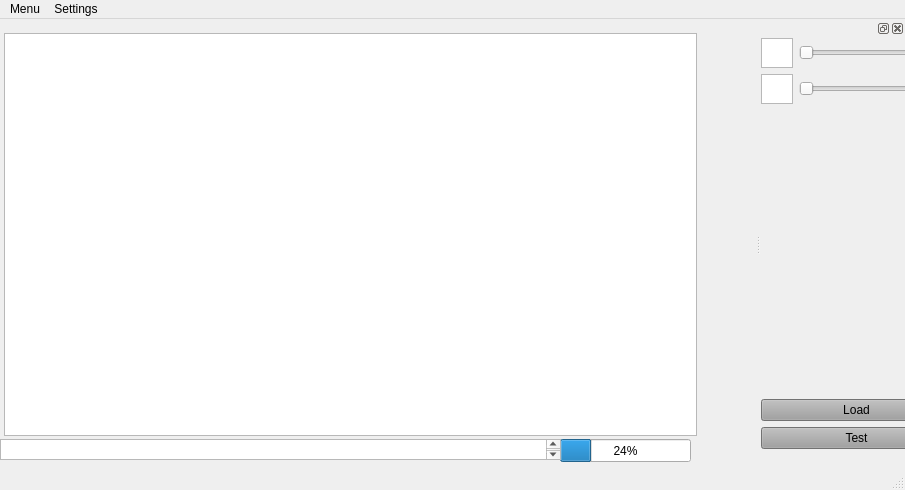
<?xml version="1.0" encoding="UTF-8"?>
<ui version="4.0">
 <class>myMainWindow</class>
 <widget class="QMainWindow" name="myMainWindow">
  <property name="geometry">
   <rect>
    <x>0</x>
    <y>0</y>
    <width>905</width>
    <height>490</height>
   </rect>
  </property>
  <property name="windowTitle">
   <string>myMainWindow</string>
  </property>
  <widget class="QWidget" name="centralwidget">
   <property name="enabled">
    <bool>true</bool>
   </property>
   <widget class="QWidget" name="horizontalLayoutWidget">
    <property name="geometry">
     <rect>
      <x>0</x>
      <y>10</y>
      <width>701</width>
      <height>411</height>
     </rect>
    </property>
    <layout class="QHBoxLayout" name="horizontalLayout">
     <property name="sizeConstraint">
      <enum>QLayout::SetDefaultConstraint</enum>
     </property>
     <property name="margin">
      <number>4</number>
     </property>
     <item>
      <widget class="QTableView" name="tableView"/>
     </item>
    </layout>
   </widget>
   <widget class="QProgressBar" name="progressBar">
    <property name="geometry">
     <rect>
      <x>560</x>
      <y>420</y>
      <width>131</width>
      <height>23</height>
     </rect>
    </property>
    <property name="value">
     <number>24</number>
    </property>
   </widget>
   <widget class="QTextBrowser" name="textBrowser">
    <property name="geometry">
     <rect>
      <x>0</x>
      <y>420</y>
      <width>561</width>
      <height>21</height>
     </rect>
    </property>
   </widget>
  </widget>
  <widget class="QMenuBar" name="menubar">
   <property name="geometry">
    <rect>
     <x>0</x>
     <y>0</y>
     <width>905</width>
     <height>25</height>
    </rect>
   </property>
   <widget class="QMenu" name="menuMenu">
    <property name="title">
     <string>Menu</string>
    </property>
   </widget>
   <widget class="QMenu" name="menuSettings">
    <property name="title">
     <string>Settings</string>
    </property>
   </widget>
   <addaction name="menuMenu"/>
   <addaction name="menuSettings"/>
  </widget>
  <widget class="QStatusBar" name="statusbar"/>
  <widget class="QDockWidget" name="dockWidget_2">
   <property name="sizePolicy">
    <sizepolicy hsizetype="Maximum" vsizetype="Maximum">
     <horstretch>0</horstretch>
     <verstretch>0</verstretch>
    </sizepolicy>
   </property>
   <property name="minimumSize">
    <size>
     <width>144</width>
     <height>39</height>
    </size>
   </property>
   <attribute name="dockWidgetArea">
    <number>2</number>
   </attribute>
   <widget class="QWidget" name="dockWidgetContents_2">
    <property name="sizePolicy">
     <sizepolicy hsizetype="Preferred" vsizetype="Preferred">
      <horstretch>0</horstretch>
      <verstretch>0</verstretch>
     </sizepolicy>
    </property>
    <widget class="QWidget" name="verticalLayoutWidget">
     <property name="geometry">
      <rect>
       <x>0</x>
       <y>0</y>
       <width>191</width>
       <height>411</height>
      </rect>
     </property>
     <layout class="QVBoxLayout" name="verticalLayout">
      <property name="sizeConstraint">
       <enum>QLayout::SetDefaultConstraint</enum>
      </property>
      <item>
       <layout class="QHBoxLayout" name="horizontalLayout_2" stretch="0,0">
        <item>
         <widget class="QTextEdit" name="firstTextEdit">
          <property name="sizePolicy">
           <sizepolicy hsizetype="Preferred" vsizetype="Preferred">
            <horstretch>0</horstretch>
            <verstretch>0</verstretch>
           </sizepolicy>
          </property>
          <property name="maximumSize">
           <size>
            <width>32</width>
            <height>30</height>
           </size>
          </property>
         </widget>
        </item>
        <item>
         <widget class="QSlider" name="horizontalSlider">
          <property name="sizePolicy">
           <sizepolicy hsizetype="Preferred" vsizetype="Preferred">
            <horstretch>0</horstretch>
            <verstretch>0</verstretch>
           </sizepolicy>
          </property>
          <property name="maximumSize">
           <size>
            <width>16777215</width>
            <height>24</height>
           </size>
          </property>
          <property name="baseSize">
           <size>
            <width>64</width>
            <height>18</height>
           </size>
          </property>
          <property name="orientation">
           <enum>Qt::Horizontal</enum>
          </property>
         </widget>
        </item>
       </layout>
      </item>
      <item>
       <layout class="QHBoxLayout" name="horizontalLayout_4" stretch="0,0">
        <item>
         <widget class="QTextEdit" name="secondTextEdit">
          <property name="sizePolicy">
           <sizepolicy hsizetype="Preferred" vsizetype="Preferred">
            <horstretch>0</horstretch>
            <verstretch>0</verstretch>
           </sizepolicy>
          </property>
          <property name="maximumSize">
           <size>
            <width>32</width>
            <height>30</height>
           </size>
          </property>
         </widget>
        </item>
        <item>
         <widget class="QSlider" name="horizontalSlider_3">
          <property name="sizePolicy">
           <sizepolicy hsizetype="Preferred" vsizetype="Preferred">
            <horstretch>0</horstretch>
            <verstretch>0</verstretch>
           </sizepolicy>
          </property>
          <property name="maximumSize">
           <size>
            <width>16777215</width>
            <height>24</height>
           </size>
          </property>
          <property name="baseSize">
           <size>
            <width>64</width>
            <height>18</height>
           </size>
          </property>
          <property name="orientation">
           <enum>Qt::Horizontal</enum>
          </property>
         </widget>
        </item>
       </layout>
      </item>
      <item>
       <spacer name="verticalSpacer">
        <property name="orientation">
         <enum>Qt::Vertical</enum>
        </property>
        <property name="sizeHint" stdset="0">
         <size>
          <width>20</width>
          <height>40</height>
         </size>
        </property>
       </spacer>
      </item>
      <item>
       <widget class="QPushButton" name="loadBtn">
        <property name="styleSheet">
         <string notr="true">background-color: rgb(159, 159, 159);
font: 10pt &quot;Ubuntu&quot;;</string>
        </property>
        <property name="text">
         <string>Load</string>
        </property>
       </widget>
      </item>
      <item>
       <widget class="QPushButton" name="testBtn">
        <property name="styleSheet">
         <string notr="true">background-color: rgb(159, 159, 159);
font: 10pt &quot;Ubuntu&quot;;</string>
        </property>
        <property name="text">
         <string>Test</string>
        </property>
       </widget>
      </item>
     </layout>
    </widget>
   </widget>
  </widget>
 </widget>
 <resources/>
 <connections/>
</ui>
